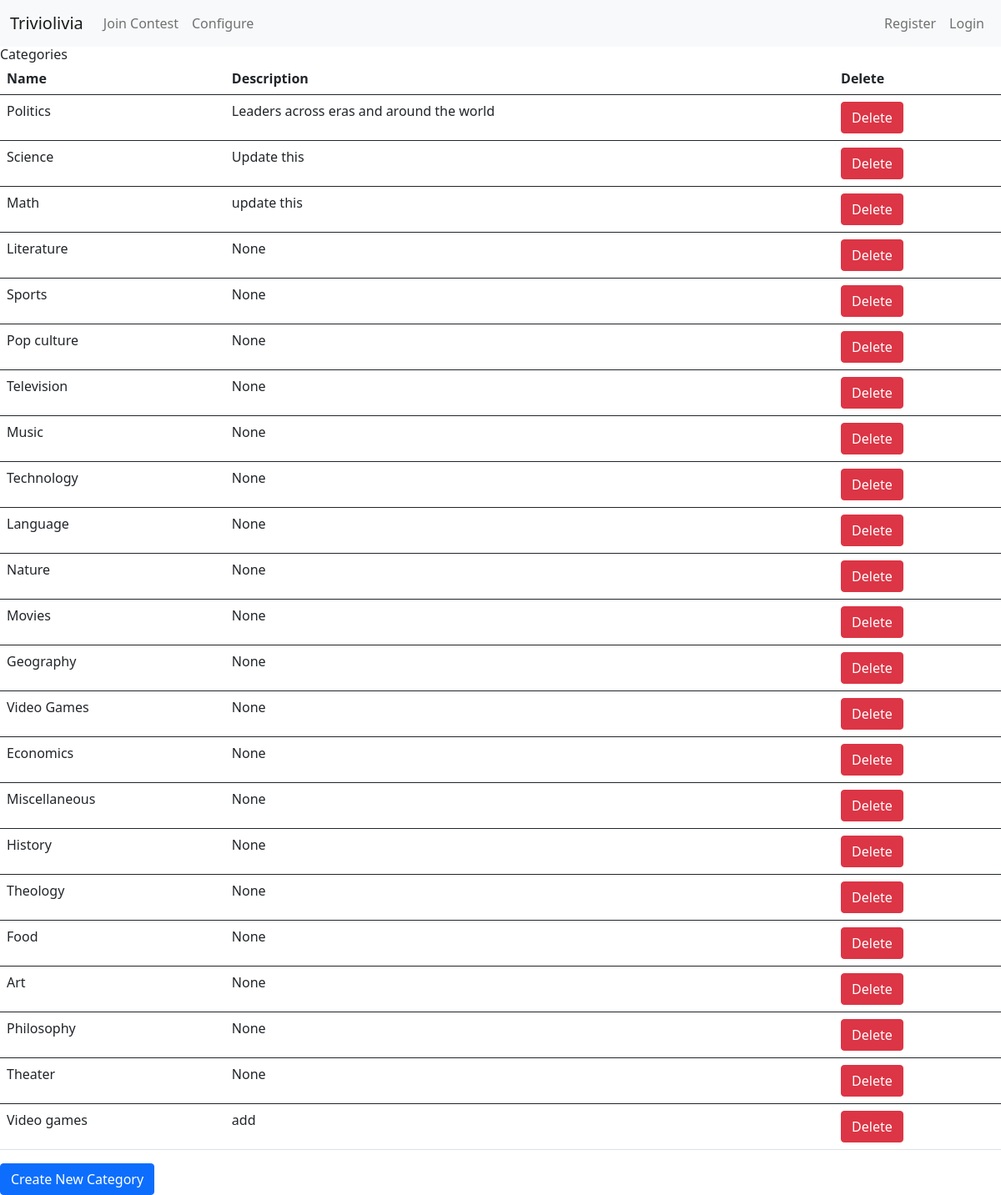
Screenshot of /configure/category/ with the database file from the repository.
### configure/models.py (models this page shows, shortened)
class Category(models.Model):
    name = models.CharField(max_length=64, unique=True)
    description = models.CharField(max_length=256, blank=True, null=True)
    class Meta:
        verbose_name_plural = "Categories"

### configure/views.py (the view)
# urls.py: path('category/', CategoryListView.as_view(), name='category-list'),
class CategoryListView(ListView):
    model = Category
    template_name = 'configure/category_list.html'
    context_object_name = 'categories'
    paginate_by = 25

### configure/templates/configure/category_list.html
{% extends 'base.html' %}
{% block content %}
<h1>Categories</h1>
<table class="table">
    <thead>
        <tr>
            <th>Name</th>
            <th>Description</th>
            <th>Delete</th>
        </tr>
    </thead>
{% for category in object_list %}
    <tbody>
        <tr>
            <td><a href="{% url 'configure:category-update' category.id %}">{{ category.name }}</a></td>
            <td>{{ category.description }}</td>
            <td>
                <a href="{% url 'configure:category-delete' category.id %}">
                    <button class="btn btn-danger">Delete</button>
                </a>
            </td>
        </tr>
    </tbody>
{% empty %}
    No Categories yet.
{% endfor %}
</table>
<a href="{% url 'configure:category-create' %}">
    <button class="btn btn-primary">Create New Category</button>
</a>
{% endblock %}

### rows the page displays
Category: name "Politics", description "Leaders across eras and around the world"
Category: name "Science", description "Update this"
Category: name "Math", description "update this"
Category: name "Literature", description "None"
Category: name "Sports", description "None"
Category: name "Pop culture", description "None"
Category: name "Television", description "None"
Category: name "Music", description "None"
Category: name "Technology", description "None"
Category: name "Language", description "None"
Category: name "Nature", description "None"
Category: name "Movies", description "None"
Category: name "Geography", description "None"
Category: name "Video Games", description "None"
Category: name "Economics", description "None"
Category: name "Miscellaneous", description "None"
Category: name "History", description "None"
Category: name "Theology", description "None"
Category: name "Food", description "None"
Category: name "Art", description "None"
Category: name "Philosophy", description "None"
Category: name "Theater", description "None"
Category: name "Video games", description "add"
